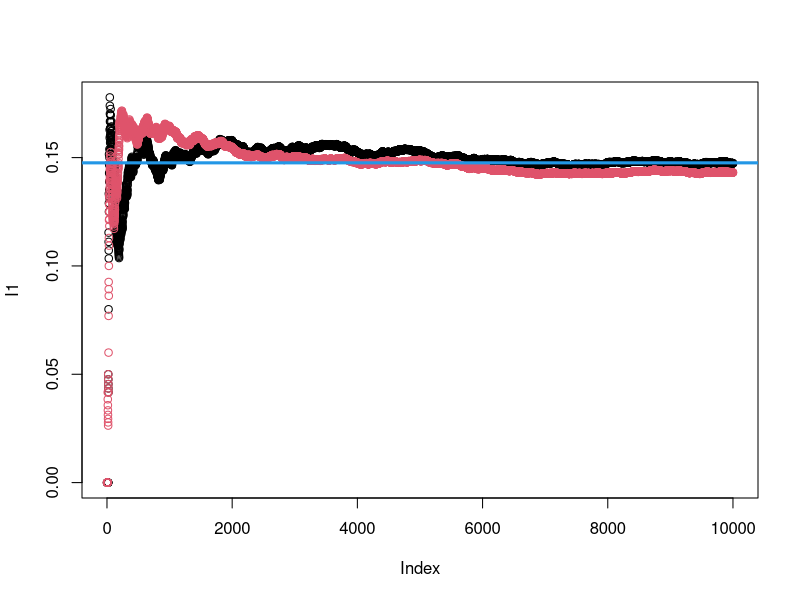
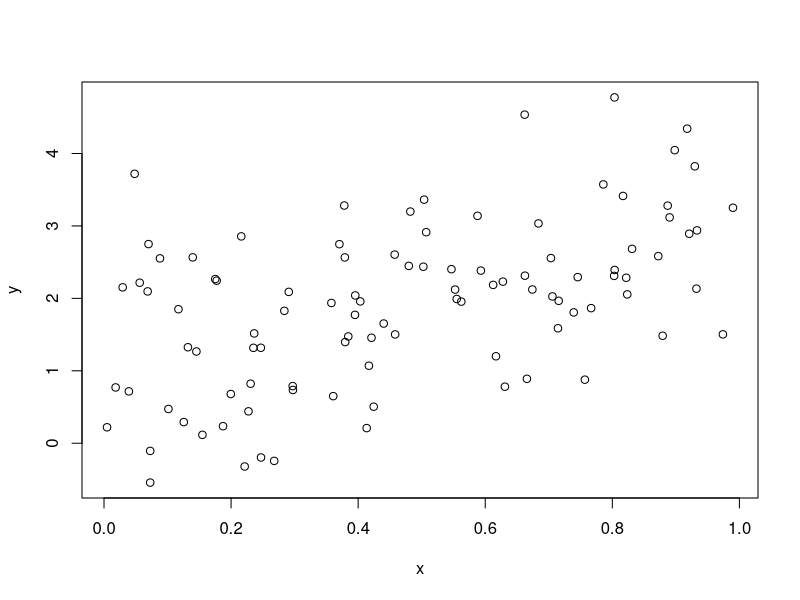
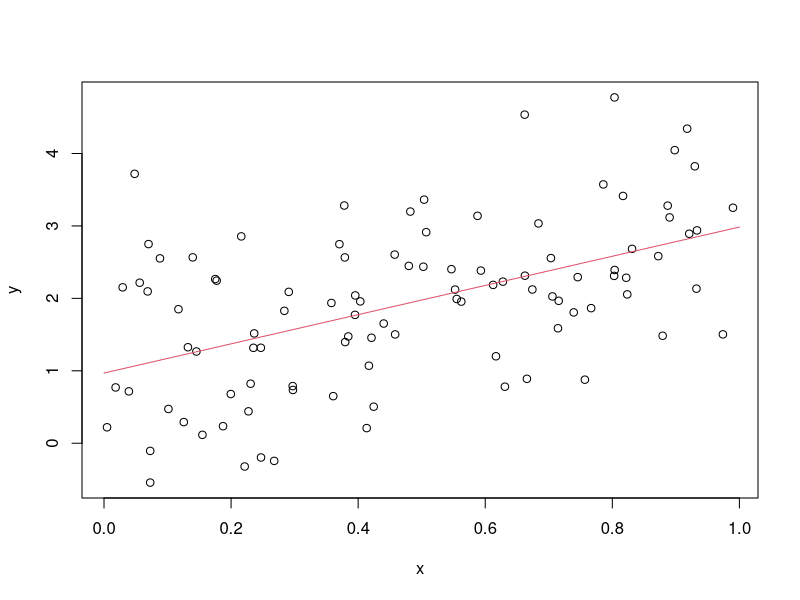
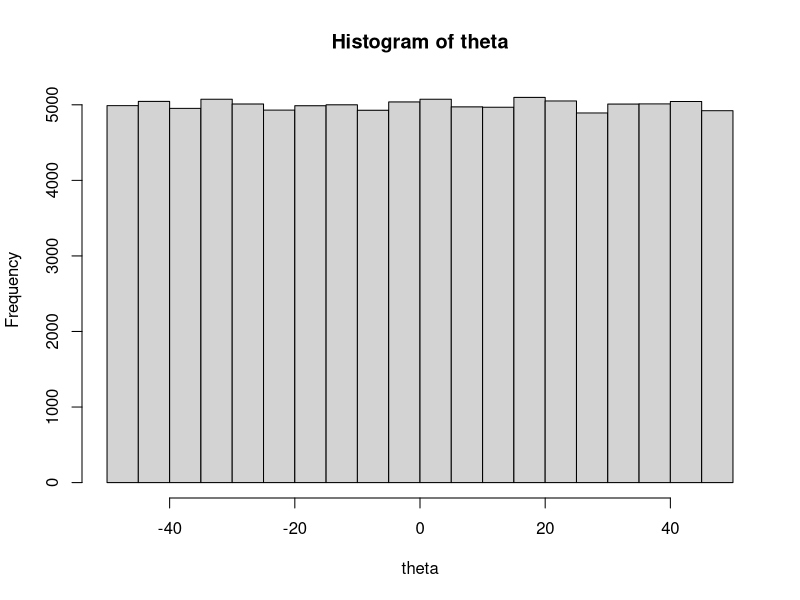
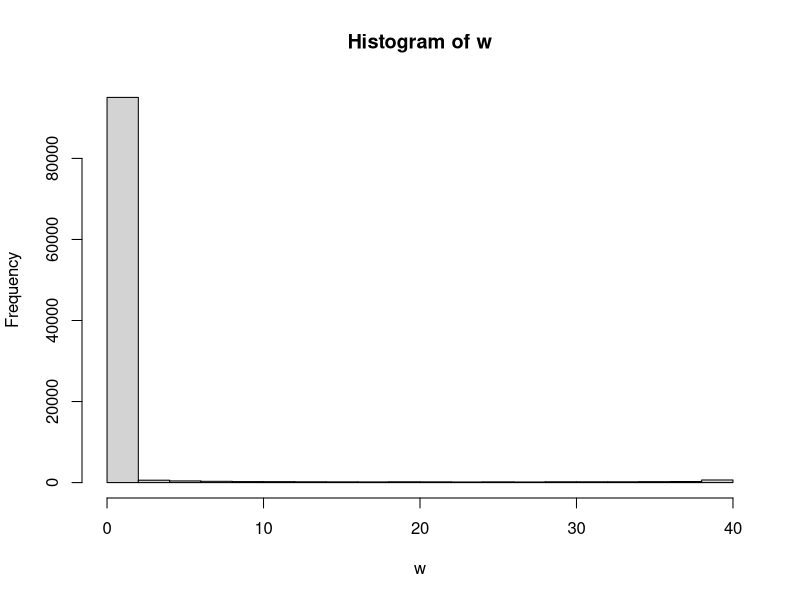
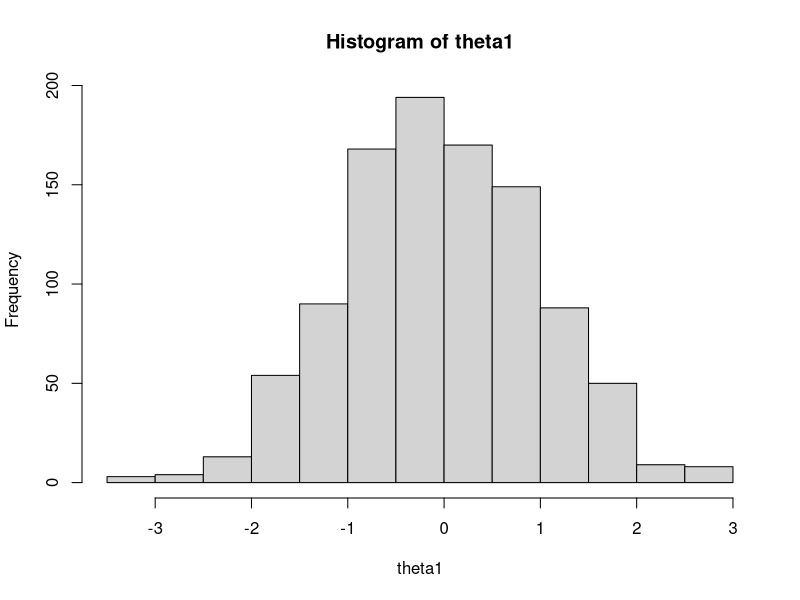

The R script that drew these images, in order:
# Enveloping the standard normal density
# by a Cauchy density, or a uniform density

# Clear
rm(list=ls())

# Sampling importance resampling
# Objective: sample from N(0,1)
# Candidate: sample from U(-50,50)
# --------------------------------
# Bad proposal:U(-10, 10)
# Good proposal: Cauchy(0,1)
theta.grid = seq(from=-10, to=10, by=0.001)
N = length(theta.grid)
Au = max(dnorm(theta.grid)/(1/20))
1/Au
Ac = max(dnorm(theta.grid)/dcauchy(theta.grid))
1/Ac

# Monte Carlo approximaton 
# to E(theta) where theta ~ N(0,1)
# --------------------------------------------------
M = 100000
theta = rnorm(M)
mean(theta^2)

# Monte Carlo with Impotance Sampling 
# approximaton to E(theta) where theta ~ N(0,1)
# --------------------------------------------------

# q(theta) is Student t with 4 dof
theta1 = rt(M,5)
mean(theta1^2*dnorm(theta1)/dt(theta1,5))

# q(theta) is Uniform(-100,100) 
theta2 = runif(M,-100,100)
mean(theta2^2*dnorm(theta2)/(1/200))

# MC approximations to P(theta>2) where theta is Cauchy
# -----------------------------------------------------
M = 10000
theta = rt(M,1)

I  = 1-pt(2,1)
I1 = cumsum(theta>2)/(1:M)
I2 = 0.5*(cumsum((theta<(-2)|(theta>2))))/(1:M)

plot(I1,ylim=range(I1,I2))
points(I2,col=2)
abline(h=I,col=4,lwd=3)


# Simple linear regression
# Using MCIS to compute posterior means
# -------------------------------------
set.seed(1245)
n = 100
x = runif(n)
y = rnorm(n,1+2*x,1)

plot(x,y)

lm(y~x)

post = function(alpha,beta){
  prod(dnorm(y,alpha+beta*x,1))*dnorm(alpha,0,10)*dnorm(beta,0,10)
}

M = 10000
as = rt(M,5)
bs = rt(M,5)
num1 = rep(0,M)
num2 = rep(0,M)
den = rep(0,M)
for (i in 1:M){
  num1[i] = as[i]*post(as[i],bs[i])/(dt(as[i],5)*dt(bs[i],5))
  num2[i] = bs[i]*post(as[i],bs[i])/(dt(as[i],5)*dt(bs[i],5))
  den[i] = post(as[i],bs[i])/(dt(as[i],5)*dt(bs[i],5))
}
alpha.p = mean(num1)/mean(den)
beta.p = mean(num2)/mean(den)


plot(x,y)
xnew = seq(0,1,length=100)
lines(xnew,alpha.p+beta.p*xnew,col=2)



# Sampling importance resampling
# Objective: sample from N(0,1)
# Candidate: sample from U(-50,50)
# --------------------------------

# Step 1: sample from candidate
M = 100000
theta = runif(M,-50,50)
hist(theta)

# Step 2: compute resampling weights
w = dnorm(theta)/(1/100)
hist(w)

# Step 3: resample
theta1 = sample(theta,replace=TRUE,size=1000,w)
hist(theta1)









